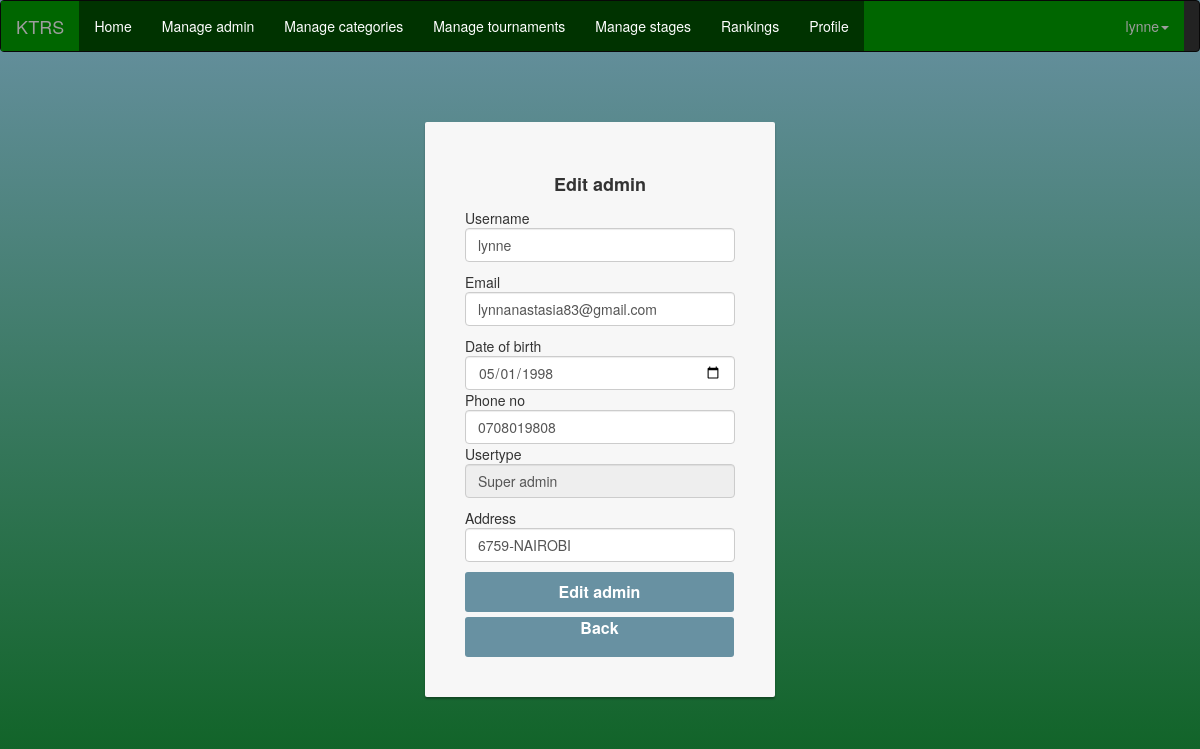
Screenshot of /rseditadmin.php?id=1 (signed in) with the database file from the repository.
### tables this page shows
CREATE TABLE `users` (
  `userId` int(11) NOT NULL,
  `username` varchar(50) NOT NULL,
  `email` varchar(50) NOT NULL,
  `password` varchar(60) NOT NULL,
  `dateofbirth` date NOT NULL,
  `userimage` blob NOT NULL,
  `phoneno` varchar(10) NOT NULL,
  `usertype` enum('Super admin','admin') NOT NULL,
  `address` varchar(50) NOT NULL
);

### rseditadmin.php (the view, shortened to what this page needs)
<!DOCTYPE html>
<html>
<head>
  <link rel="stylesheet" type="text/css" href="rscss.css">
</head>
<body>
        <?php    include 'rsheader.php'  ?>
           <?php
            $userid = $_GET['id'];
            if (isset($userid)){
                            $sql = "SELECT * FROM users WHERE userId='$userid'";
                            $result = $conn->query($sql);
                            if ($result){
                                    if ($result->num_rows > 0 ) {
                                   while ($row=$result->fetch_assoc()) {
                        ?>
                              <div class="container" >
                                  <div class="card card-container">
            <p id="profile-name" class="profile-name-card" style="font-size:18px;">Edit admin</p>
            <form class="form-signin" method="POST">
                                       <?php
                                       if ($_SESSION['user_type'] == 'Super admin'){
                                         ?>
            Username<br>
            <input type="text" name="username" id="inputEmail" class="form-control" placeholder="Username" value="<?php echo $row['username'] ?>">
            Email<br>
            <input type="email" name="emailadd" id="inputEmail" class="form-control" placeholder="Email" value="<?php echo $row['email'] ?>" autofocus>
            Date of birth<br>
            <input type="date" name="dateofbirth" id="inputEmail" class="form-control" placeholder="Date of birth" value="<?php echo $row['dateofbirth'] ?>">
            Phone no<br>
            <input type="tel" name="phoneno" id="inputEmail" class="form-control" placeholder="Phone no" value="<?php echo $row['phoneno'] ?>">
            Usertype<br>
            <input type="text" name="usertype" id="inputEmail" class="form-control" placeholder="Usertype" value="<?php echo $row['usertype'];?>" disabled>
            Address<br>
            <input type="text" name="address" id="inputEmail" class="form-control" placeholder="Address" value="<?php echo $row['address'] ?>">
            <input class="btn btn-lg btn-primary btn-block btn-signin" type="submit" name="edit_admin" style="width:269px; height:40px;color:white;font-size:16px" value="Edit admin">
                                                             <?php
                                                          }
                                                          }
                                        }
                                    }
                                     else{
                                        echo "Database Error";
                                     }
                         ?>
                        <?php
      }else{
    header( "location: rshome.php" );
            }
?>
<a href="rsmanageadmin.php" class="btn btn-lg btn-primary btn-block btn-signin" style="text-decoration:none;width:269px; height:40px;color:white;font-size:16px;text-align:center;"> Back </a>

### rscss.css (style rules this page uses)
body, html { height: 100%; background-repeat: no-repeat; background-image: linear-gradient(rgb(104, 145, 162), rgb(12, 97, 33)); background-attachment: fixed; }
.card-container.card { max-width: 350px; padding: 40px 40px; }
.btn { font-weight: 700; height: 36px; -moz-user-select: none; -webkit-user-select: none; user-select: none; cursor: default; }
.card { background-color: #F7F7F7; padding: 20px 25px 30px; margin: 0 auto 25px; margin-top: 50px; -moz-border-radius: 2px; -webkit-border-radius: 2px; border-radius: 2px; -moz-box-shadow: 0px 2px 2px rgba(0, 0, 0, 0.3); -webkit-box-shadow: 0px 2px 2px rgba(0, 0, 0, 0.3); box-shadow: 0px 2px 2px rgba(0, 0, 0, 0.3); }
.profile-name-card { font-size: 16px; font-weight: bold; text-align: center; margin: 10px 0 0; min-height: 1em; }
.form-signin #inputEmail, .form-signin #inputPassword, { direction: ltr; height: 44px; font-size: 16px; }
.form-signin input[type=email], .form-signin input[type=password], .form-signin input[type=text], .form-signin button { width: 100%; display: block; margin-bottom: 10px; z-index: 1; position: relative; -moz-box-sizing: border-box; -webkit-box-sizing: border-box; box-sizing: border-box; }
.btn.btn-signin { background-color: rgb(104, 145, 162); padding: 0px; font-weight: 700; font-size: 14px; height: 36px; -moz-border-radius: 3px; -webkit-border-radius: 3px; border-radius: 3px; border: none; -o-transition: all 0.218s; -moz-transition: all 0.218s; -webkit-transition: all 0.218s; transition: all 0.218s; }

### rows the page displays
users: username "lynne", emailadd "lynnanastasia83@gmail.com", dateofbirth "05/01/1998", phoneno "0708019808", usertype "Super admin", address "6759-NAIROBI"

### other values shown
$_SESSION['username'] "lynne"
